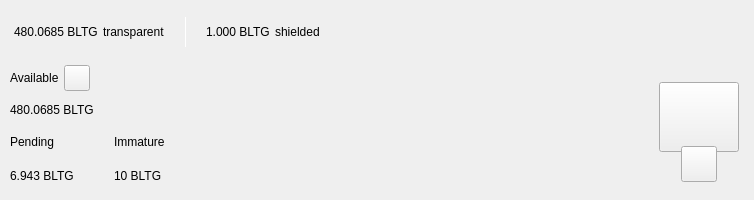
<?xml version="1.0" encoding="UTF-8"?>
<ui version="4.0">
 <class>TopBar</class>
 <widget class="QWidget" name="TopBar">
  <property name="geometry">
   <rect>
    <x>0</x>
    <y>0</y>
    <width>734</width>
    <height>200</height>
   </rect>
  </property>
  <property name="minimumSize">
   <size>
    <width>0</width>
    <height>200</height>
   </size>
  </property>
  <property name="maximumSize">
   <size>
    <width>16777215</width>
    <height>200</height>
   </size>
  </property>
  <property name="windowTitle">
   <string notr="true">N/A</string>
  </property>
  <layout class="QVBoxLayout" name="verticalLayout_10" stretch="0">
   <property name="spacing">
    <number>0</number>
   </property>
   <property name="leftMargin">
    <number>0</number>
   </property>
   <property name="topMargin">
    <number>0</number>
   </property>
   <property name="rightMargin">
    <number>0</number>
   </property>
   <property name="bottomMargin">
    <number>0</number>
   </property>
   <item>
    <widget class="PFBorderImage" name="containerTop">
     <layout class="QVBoxLayout" name="verticalLayout_11">
      <property name="spacing">
       <number>0</number>
      </property>
      <property name="leftMargin">
       <number>0</number>
      </property>
      <property name="topMargin">
       <number>0</number>
      </property>
      <property name="rightMargin">
       <number>0</number>
      </property>
      <property name="bottomMargin">
       <number>0</number>
      </property>
      <item>
       <widget class="QWidget" name="top_container_2" native="true">
        <property name="minimumSize">
         <size>
          <width>0</width>
          <height>65</height>
         </size>
        </property>
        <layout class="QHBoxLayout" name="top_container">
         <property name="spacing">
          <number>0</number>
         </property>
         <property name="leftMargin">
          <number>14</number>
         </property>
         <property name="topMargin">
          <number>0</number>
         </property>
         <property name="rightMargin">
          <number>14</number>
         </property>
         <property name="bottomMargin">
          <number>0</number>
         </property>
         <item alignment="Qt::AlignVCenter">
          <widget class="QWidget" name="widgetTopAmount" native="true">
           <property name="sizePolicy">
            <sizepolicy hsizetype="Preferred" vsizetype="Maximum">
             <horstretch>0</horstretch>
             <verstretch>0</verstretch>
            </sizepolicy>
           </property>
           <layout class="QHBoxLayout" name="horizontalLayout_5">
            <property name="spacing">
             <number>5</number>
            </property>
            <property name="leftMargin">
             <number>0</number>
            </property>
            <property name="topMargin">
             <number>0</number>
            </property>
            <property name="rightMargin">
             <number>0</number>
            </property>
            <property name="bottomMargin">
             <number>0</number>
            </property>
            <item alignment="Qt::AlignTop">
             <widget class="QLabel" name="labelAmountTopBltg">
              <property name="minimumSize">
               <size>
                <width>0</width>
                <height>36</height>
               </size>
              </property>
              <property name="styleSheet">
               <string notr="true">padding:0px;margin:0px;</string>
              </property>
              <property name="text">
               <string notr="true">480.0685 BLTG</string>
              </property>
             </widget>
            </item>
            <item>
             <widget class="QLabel" name="labelTrans">
              <property name="text">
               <string>transparent</string>
              </property>
             </widget>
            </item>
            <item>
             <spacer name="horizontalSpacer_11">
              <property name="orientation">
               <enum>Qt::Horizontal</enum>
              </property>
              <property name="sizeType">
               <enum>QSizePolicy::Fixed</enum>
              </property>
              <property name="sizeHint" stdset="0">
               <size>
                <width>15</width>
                <height>20</height>
               </size>
              </property>
             </spacer>
            </item>
            <item alignment="Qt::AlignVCenter">
             <widget class="QLabel" name="typeSpacerTop">
              <property name="minimumSize">
               <size>
                <width>1</width>
                <height>30</height>
               </size>
              </property>
              <property name="maximumSize">
               <size>
                <width>1</width>
                <height>30</height>
               </size>
              </property>
              <property name="styleSheet">
               <string notr="true">background-color:white;
padding:0px;
border:none;</string>
              </property>
              <property name="text">
               <string/>
              </property>
             </widget>
            </item>
            <item>
             <spacer name="horizontalSpacer_12">
              <property name="orientation">
               <enum>Qt::Horizontal</enum>
              </property>
              <property name="sizeType">
               <enum>QSizePolicy::Fixed</enum>
              </property>
              <property name="sizeHint" stdset="0">
               <size>
                <width>15</width>
                <height>20</height>
               </size>
              </property>
             </spacer>
            </item>
            <item alignment="Qt::AlignTop">
             <widget class="QLabel" name="labelAmountTopShieldedBltg">
              <property name="minimumSize">
               <size>
                <width>0</width>
                <height>36</height>
               </size>
              </property>
              <property name="text">
               <string notr="true">1.000 BLTG</string>
              </property>
             </widget>
            </item>
            <item>
             <widget class="QLabel" name="labelShield">
              <property name="text">
               <string>shielded</string>
              </property>
             </widget>
            </item>
           </layout>
          </widget>
         </item>
         <item>
          <spacer name="horizontalSpacer">
           <property name="orientation">
            <enum>Qt::Horizontal</enum>
           </property>
           <property name="sizeHint" stdset="0">
            <size>
             <width>40</width>
             <height>20</height>
            </size>
           </property>
          </spacer>
         </item>
         <item>
          <layout class="QHBoxLayout" name="horizontalLayout_4">
           <property name="spacing">
            <number>12</number>
           </property>
           <property name="rightMargin">
            <number>0</number>
           </property>
           <item alignment="Qt::AlignRight">
            <widget class="QWidget" name="layoutSync" native="true">
             <property name="minimumSize">
              <size>
               <width>0</width>
               <height>36</height>
              </size>
             </property>
             <property name="maximumSize">
              <size>
               <width>16777215</width>
               <height>36</height>
              </size>
             </property>
             <layout class="QVBoxLayout" name="verticalLayout_9">
              <property name="leftMargin">
               <number>0</number>
              </property>
              <property name="topMargin">
               <number>0</number>
              </property>
              <property name="rightMargin">
               <number>0</number>
              </property>
              <property name="bottomMargin">
               <number>0</number>
              </property>
              <item>
               <widget class="ExpandableButton" name="pushButtonSync" native="true">
                <property name="minimumSize">
                 <size>
                  <width>36</width>
                  <height>36</height>
                 </size>
                </property>
                <property name="maximumSize">
                 <size>
                  <width>16777215</width>
                  <height>36</height>
                 </size>
                </property>
               </widget>
              </item>
             </layout>
            </widget>
           </item>
           <item>
            <widget class="ExpandableButton" name="pushButtonHDUpgrade" native="true">
             <property name="minimumSize">
              <size>
               <width>36</width>
               <height>36</height>
              </size>
             </property>
            </widget>
           </item>
           <item>
            <widget class="ExpandableButton" name="pushButtonStack" native="true">
             <property name="minimumSize">
              <size>
               <width>36</width>
               <height>36</height>
              </size>
             </property>
            </widget>
           </item>
           <item>
            <widget class="ExpandableButton" name="pushButtonColdStaking" native="true">
             <property name="minimumSize">
              <size>
               <width>36</width>
               <height>36</height>
              </size>
             </property>
            </widget>
           </item>
           <item>
            <widget class="ExpandableButton" name="pushButtonConnection" native="true">
             <property name="minimumSize">
              <size>
               <width>36</width>
               <height>36</height>
              </size>
             </property>
            </widget>
           </item>
           <item>
            <widget class="ExpandableButton" name="pushButtonTor" native="true">
             <property name="minimumSize">
              <size>
               <width>36</width>
               <height>36</height>
              </size>
             </property>
            </widget>
           </item>
           <item>
            <widget class="ExpandableButton" name="pushButtonLock" native="true">
             <property name="sizePolicy">
              <sizepolicy hsizetype="Expanding" vsizetype="Expanding">
               <horstretch>0</horstretch>
               <verstretch>0</verstretch>
              </sizepolicy>
             </property>
             <property name="minimumSize">
              <size>
               <width>36</width>
               <height>0</height>
              </size>
             </property>
            </widget>
           </item>
           <item>
            <widget class="ExpandableButton" name="pushButtonTheme" native="true">
             <property name="minimumSize">
              <size>
               <width>36</width>
               <height>36</height>
              </size>
             </property>
             <property name="maximumSize">
              <size>
               <width>16777215</width>
               <height>36</height>
              </size>
             </property>
            </widget>
           </item>
           <item>
            <widget class="ExpandableButton" name="pushButtonFAQ" native="true">
             <property name="minimumSize">
              <size>
               <width>36</width>
               <height>36</height>
              </size>
             </property>
            </widget>
           </item>
          </layout>
         </item>
        </layout>
       </widget>
      </item>
      <item>
       <widget class="QWidget" name="bottom_container" native="true">
        <property name="minimumSize">
         <size>
          <width>0</width>
          <height>135</height>
         </size>
        </property>
        <layout class="QHBoxLayout" name="botton_container">
         <property name="leftMargin">
          <number>10</number>
         </property>
         <property name="topMargin">
          <number>0</number>
         </property>
         <property name="rightMargin">
          <number>10</number>
         </property>
         <property name="bottomMargin">
          <number>10</number>
         </property>
         <item>
          <layout class="QVBoxLayout" name="verticalLayout_7">
           <property name="spacing">
            <number>0</number>
           </property>
           <property name="leftMargin">
            <number>0</number>
           </property>
           <property name="rightMargin">
            <number>30</number>
           </property>
           <item>
            <layout class="QVBoxLayout" name="verticalLayout_2">
             <item>
              <layout class="QHBoxLayout" name="horizontalLayoutContainerAvailable">
               <property name="spacing">
                <number>5</number>
               </property>
               <item>
                <widget class="QLabel" name="labelTitle1">
                 <property name="text">
                  <string>Available</string>
                 </property>
                </widget>
               </item>
               <item>
                <widget class="QPushButton" name="pushButtonBalanceInfo">
                 <property name="minimumSize">
                  <size>
                   <width>26</width>
                   <height>26</height>
                  </size>
                 </property>
                 <property name="maximumSize">
                  <size>
                   <width>26</width>
                   <height>26</height>
                  </size>
                 </property>
                 <property name="mouseTracking">
                  <bool>true</bool>
                 </property>
                 <property name="focusPolicy">
                  <enum>Qt::NoFocus</enum>
                 </property>
                 <property name="text">
                  <string notr="true"/>
                 </property>
                 <property name="iconSize">
                  <size>
                   <width>24</width>
                   <height>24</height>
                  </size>
                 </property>
                 <property name="shortcut">
                  <string notr="true"/>
                 </property>
                </widget>
               </item>
               <item>
                <spacer name="horizontalSpacer_4">
                 <property name="orientation">
                  <enum>Qt::Horizontal</enum>
                 </property>
                 <property name="sizeType">
                  <enum>QSizePolicy::MinimumExpanding</enum>
                 </property>
                 <property name="sizeHint" stdset="0">
                  <size>
                   <width>20</width>
                   <height>20</height>
                  </size>
                 </property>
                </spacer>
               </item>
              </layout>
             </item>
             <item>
              <widget class="QLabel" name="labelAmountBltg">
               <property name="text">
                <string notr="true">480.0685 BLTG</string>
               </property>
              </widget>
             </item>
            </layout>
           </item>
           <item>
            <widget class="QWidget" name="container_imm_pend" native="true">
             <layout class="QHBoxLayout" name="horizontalLayout_2">
              <property name="spacing">
               <number>0</number>
              </property>
              <property name="leftMargin">
               <number>0</number>
              </property>
              <property name="topMargin">
               <number>0</number>
              </property>
              <property name="rightMargin">
               <number>0</number>
              </property>
              <property name="bottomMargin">
               <number>0</number>
              </property>
              <item alignment="Qt::AlignLeft">
               <widget class="QWidget" name="container_pending" native="true">
                <property name="sizePolicy">
                 <sizepolicy hsizetype="Minimum" vsizetype="Preferred">
                  <horstretch>0</horstretch>
                  <verstretch>0</verstretch>
                 </sizepolicy>
                </property>
                <layout class="QVBoxLayout" name="verticalLayout_3">
                 <property name="leftMargin">
                  <number>0</number>
                 </property>
                 <property name="topMargin">
                  <number>0</number>
                 </property>
                 <property name="rightMargin">
                  <number>0</number>
                 </property>
                 <property name="bottomMargin">
                  <number>0</number>
                 </property>
                 <item>
                  <widget class="QLabel" name="labelTitle3">
                   <property name="text">
                    <string>Pending</string>
                   </property>
                  </widget>
                 </item>
                 <item>
                  <widget class="QLabel" name="labelPendingBltg">
                   <property name="text">
                    <string notr="true">6.943 BLTG</string>
                   </property>
                  </widget>
                 </item>
                </layout>
               </widget>
              </item>
              <item>
               <spacer name="horizontalSpacer_3">
                <property name="orientation">
                 <enum>Qt::Horizontal</enum>
                </property>
                <property name="sizeType">
                 <enum>QSizePolicy::Fixed</enum>
                </property>
                <property name="sizeHint" stdset="0">
                 <size>
                  <width>40</width>
                  <height>20</height>
                 </size>
                </property>
               </spacer>
              </item>
              <item alignment="Qt::AlignLeft">
               <widget class="QWidget" name="container_immature" native="true">
                <property name="sizePolicy">
                 <sizepolicy hsizetype="Minimum" vsizetype="Preferred">
                  <horstretch>0</horstretch>
                  <verstretch>0</verstretch>
                 </sizepolicy>
                </property>
                <layout class="QVBoxLayout" name="verticalLayout_4">
                 <property name="leftMargin">
                  <number>0</number>
                 </property>
                 <property name="topMargin">
                  <number>0</number>
                 </property>
                 <property name="rightMargin">
                  <number>0</number>
                 </property>
                 <property name="bottomMargin">
                  <number>0</number>
                 </property>
                 <item>
                  <widget class="QLabel" name="labelTitle4">
                   <property name="text">
                    <string>Immature</string>
                   </property>
                  </widget>
                 </item>
                 <item>
                  <widget class="QLabel" name="labelImmatureBltg">
                   <property name="text">
                    <string notr="true">10 BLTG</string>
                   </property>
                  </widget>
                 </item>
                </layout>
               </widget>
              </item>
              <item>
               <spacer name="horizontalSpacer_5">
                <property name="orientation">
                 <enum>Qt::Horizontal</enum>
                </property>
                <property name="sizeHint" stdset="0">
                 <size>
                  <width>40</width>
                  <height>20</height>
                 </size>
                </property>
               </spacer>
              </item>
             </layout>
            </widget>
           </item>
          </layout>
         </item>
         <item>
          <spacer name="horizontalSpacer_2">
           <property name="orientation">
            <enum>Qt::Horizontal</enum>
           </property>
           <property name="sizeHint" stdset="0">
            <size>
             <width>40</width>
             <height>20</height>
            </size>
           </property>
          </spacer>
         </item>
         <item alignment="Qt::AlignHCenter|Qt::AlignVCenter">
          <widget class="QWidget" name="qrContainer" native="true">
           <property name="sizePolicy">
            <sizepolicy hsizetype="Preferred" vsizetype="Minimum">
             <horstretch>0</horstretch>
             <verstretch>0</verstretch>
            </sizepolicy>
           </property>
           <property name="minimumSize">
            <size>
             <width>90</width>
             <height>110</height>
            </size>
           </property>
           <property name="maximumSize">
            <size>
             <width>90</width>
             <height>110</height>
            </size>
           </property>
           <layout class="QVBoxLayout" name="containerQR">
            <property name="spacing">
             <number>0</number>
            </property>
            <property name="leftMargin">
             <number>5</number>
            </property>
            <property name="topMargin">
             <number>10</number>
            </property>
            <property name="rightMargin">
             <number>5</number>
            </property>
            <property name="bottomMargin">
             <number>0</number>
            </property>
            <item>
             <widget class="QPushButton" name="btnQr">
              <property name="minimumSize">
               <size>
                <width>70</width>
                <height>70</height>
               </size>
              </property>
              <property name="maximumSize">
               <size>
                <width>16777215</width>
                <height>70</height>
               </size>
              </property>
              <property name="focusPolicy">
               <enum>Qt::NoFocus</enum>
              </property>
              <property name="text">
               <string/>
              </property>
              <property name="iconSize">
               <size>
                <width>70</width>
                <height>70</height>
               </size>
              </property>
             </widget>
            </item>
            <item>
             <spacer name="verticalSpacer">
              <property name="orientation">
               <enum>Qt::Vertical</enum>
              </property>
              <property name="sizeType">
               <enum>QSizePolicy::Fixed</enum>
              </property>
              <property name="sizeHint" stdset="0">
               <size>
                <width>20</width>
                <height>20</height>
               </size>
              </property>
             </spacer>
            </item>
            <item alignment="Qt::AlignHCenter|Qt::AlignBottom">
             <widget class="QPushButton" name="pushButtonQR">
              <property name="minimumSize">
               <size>
                <width>36</width>
                <height>36</height>
               </size>
              </property>
              <property name="maximumSize">
               <size>
                <width>36</width>
                <height>36</height>
               </size>
              </property>
              <property name="focusPolicy">
               <enum>Qt::NoFocus</enum>
              </property>
              <property name="text">
               <string/>
              </property>
             </widget>
            </item>
           </layout>
          </widget>
         </item>
        </layout>
       </widget>
      </item>
     </layout>
    </widget>
   </item>
  </layout>
 </widget>
 <customwidgets>
  <customwidget>
   <class>ExpandableButton</class>
   <extends>QWidget</extends>
   <header>qt/bltg/expandablebutton.h</header>
   <container>1</container>
  </customwidget>
  <customwidget>
   <class>PFBorderImage</class>
   <extends>QFrame</extends>
   <header>qt/bltg/pfborderimage.h</header>
   <container>1</container>
  </customwidget>
 </customwidgets>
 <resources/>
 <connections/>
</ui>
